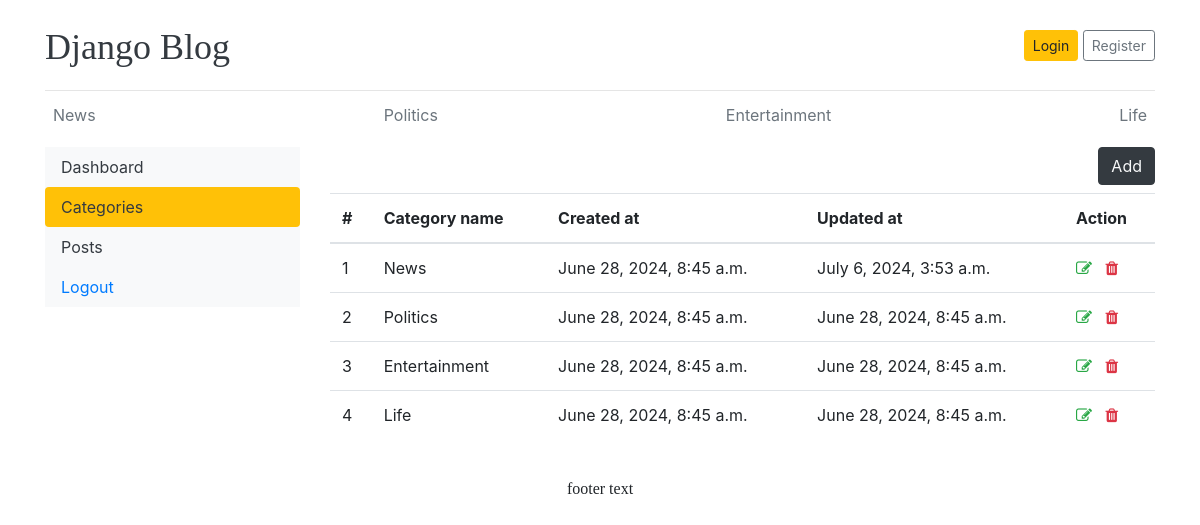
/dashboard/categories/, run on the app's committed database.
### blogs/models.py (models this page shows, shortened)
class Category(models.Model):
    category_name = models.CharField(max_length=50, unique=True)
    created_at = models.DateTimeField(auto_now_add=True)
    updated_at = models.DateTimeField(auto_now=True)
    class Meta:
        verbose_name_plural = 'Categories'

### dashboards/views.py (the view)
# urls.py: path('categories/', views.categories, name='categories'),
def categories(request):
    return render(request, 'dashboard/categories.html')

### blogs/context_processors.py (called while the page is built)
def get_categories(request):
    categories = Category.objects.all()
    return dict(categories=categories)

### templates/dashboard/categories.html (shortened to what this page needs)
{% extends 'base.html' %}
{% block content %}
<div class="row">
    {% include 'dashboard/sidebar.html' %}
    <div class="col-md-9">
        <a href="{% url 'add_category' %}" class="btn btn-dark text-light float-right mb-2">Add</a>
        <table class="table table-hover">
            <thead>
              <tr>
                <th scope="col">#</th>
                <th scope="col">Category name</th>
                <th scope="col">Created at</th>
                <th scope="col">Updated at</th>
                <th scope="col">Action</th>
              </tr>
            </thead>
            <tbody>
                {% for category in categories %}
                    <tr>
                        <td>{{ forloop.counter }}</th>
                        <td>{{ category.category_name}}</td>
                        <td>{{ category.created_at }}</td>
                        <td>{{ category.updated_at }}</td>
                        <td >
                            <a href="{% url 'edit_category' category.pk %}">
                                <i class="fa fa-edit text-success"></i>
                            </a>
                            <a href="{% url 'delete_category' category.pk %}">
                                <i class="fa fa-trash text-danger"></i>
                            </a>
                        </td>
                    </tr>
                {% endfor %}
            </tbody>
          </table>
    </div>
</div>
{% endblock %}

### templates/base.html (shortened to what this page needs)
{% load static %}
<!DOCTYPE html>
<html lang="en">
<head>
    <link href="https://getbootstrap.com/docs/4.0/dist/css/bootstrap.min.css" rel="stylesheet">
    <link rel="stylesheet" href="https://cdnjs.cloudflare.com/ajax/libs/font-awesome/4.7.0/css/font-awesome.min.css">
    <link href="{% static 'css/blog.css' %}" rel="stylesheet">
  </head>
    <body>
        <div class="container">
        <header class="blog-header py-3">
            <div class="row flex-nowrap justify-content-between align-items-center">
            <div class="col-8 pt-1">
                <a class="blog-header-logo text-dark" href="/">Django Blog</a>
            </div>
            <div class="col-4 d-flex justify-content-end align-items-center">
                {% if not user.is_authenticated %}
                <a class="btn btn-sm btn-warning" href="{% url 'login' %}">Login</a> &nbsp;
                <a class="btn btn-sm btn-outline-secondary" href="{% url 'register' %}">Register</a>
                {% else %}
                <div><a href="{% url 'dashboard' %}" >Dashboard</a></div>
                &emsp;
                <span><a href="{% url 'logout' %}">Logout</a></span>
                {% endif %}
            </div>
            </div>
        </header>
        <div class="nav-scroller py-1 mb-2">
            <nav class="nav d-flex justify-content-between">
            {% for category in categories %}
            <a href="{% url 'posts_by_category' category.pk %}" class="p-2 text-muted" href="#">{{ category.category_name }}</a>
            {% endfor %}
            </nav>
        </div>
{% block content %}
{% endblock %}
    <footer class="text-center my-4">
        <h6>footer text</h6>
    </footer>
</div>
</body>
</html>

### blog_main/static/css/blog.css (style rules this page uses)
.blog-header { border-bottom: 1px solid #e5e5e5; }
.blog-header-logo { font-family: "Playfair Display", Georgia, "Times New Roman", serif; font-size: 2.25rem; }
h1, h2, h3, h4, h5, h6 { font-family: "Playfair Display", Georgia, "Times New Roman", serif; }

### data on the page
Category: category_name "News", created_at "June 28, 2024, 8:45 a.m.", updated_at "July 6, 2024, 3:53 a.m."
Category: category_name "Politics", created_at "June 28, 2024, 8:45 a.m.", updated_at "June 28, 2024, 8:45 a.m."
Category: category_name "Entertainment", created_at "June 28, 2024, 8:45 a.m.", updated_at "June 28, 2024, 8:45 a.m."
Category: category_name "Life", created_at "June 28, 2024, 8:45 a.m.", updated_at "June 28, 2024, 8:45 a.m."
